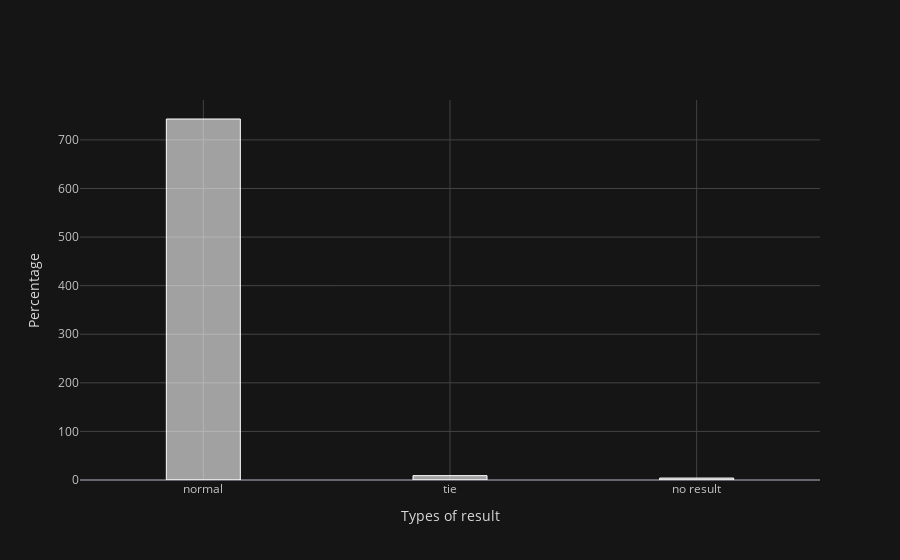

Notebook code cell kept with this figure:
### Markdown cell above
### Percentage of Result

### Code cell
d_p=data['result'].value_counts()
d_p.iplot(kind='bar',yTitle='Percentage', xTitle='Types of result',theme='solar', bargap=0.7,color='white')

### Figure 1 — Plotly figure (JSON) as saved in the notebook; plotly's stock layout.template omitted (floating-point values rounded to 4 significant figures)
{"data": [{"marker": {"color": "rgba(255, 255, 255, 0.6)", "line": {"color": "rgba(255, 255, 255, 1.0)", "width": 1}}, "name": "result", "orientation": "v", "text": "", "type": "bar", "x": ["normal", "tie", "no result"], "y": [743, 9, 4]}], "layout": {"bargap": 0.7, "legend": {"bgcolor": "#151516", "font": {"color": "#D9D9D9"}}, "paper_bgcolor": "#151516", "plot_bgcolor": "#151516", "title": {"font": {"color": "#D9D9D9"}}, "xaxis": {"gridcolor": "#434343", "showgrid": true, "tickfont": {"color": "#C2C2C2"}, "title": {"font": {"color": "#D9D9D9"}, "text": "Types of result"}, "zerolinecolor": "#666570"}, "yaxis": {"gridcolor": "#434343", "showgrid": true, "tickfont": {"color": "#C2C2C2"}, "title": {"font": {"color": "#D9D9D9"}, "text": "Percentage"}, "zerolinecolor": "#666570"}}}
